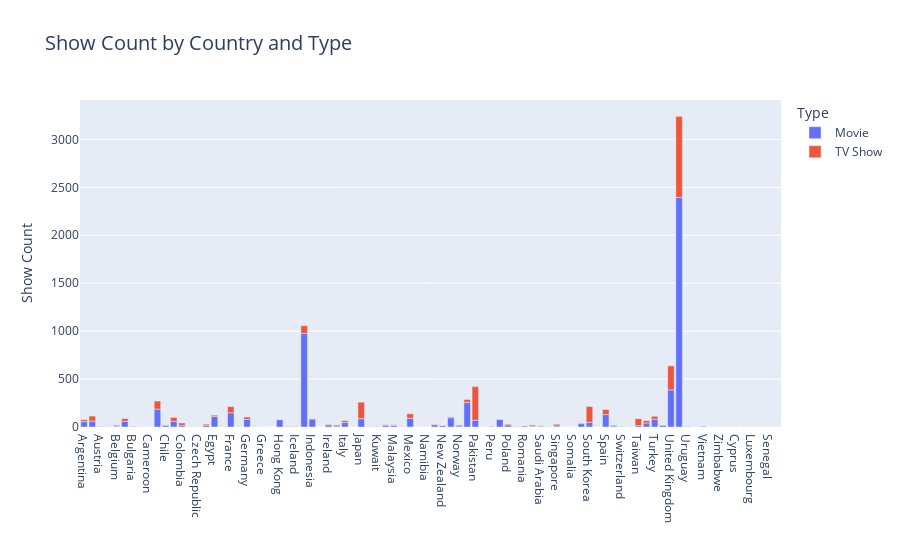

Notebook code cell kept with this figure:
### Code cell
# Create a bar chart
fig = px.bar(show_origin, x='country', y='show_count', color='type',
             labels={'country': 'Country', 'show_count': 'Show Count', 'type': 'Type'},
             title='Show Count by Country and Type')

# Update layout
fig.update_layout(xaxis_title='', yaxis_title='Show Count',
                  title_font_size=20)

# Show the plot
fig.show()

### Figure 1 — Plotly figure (JSON) as saved in the notebook; plotly's stock layout.template omitted (floating-point values rounded to 4 significant figures)
{"data": [{"alignmentgroup": "True", "hovertemplate": "Type=Movie<br>Country=%{x}<br>Show Count=%{y}<extra></extra>", "legendgroup": "Movie", "marker": {"color": "#636efa", "pattern": {"shape": ""}}, "name": "Movie", "offsetgroup": "Movie", "orientation": "v", "showlegend": true, "textposition": "auto", "type": "bar", "x": ["Argentina", "Australia", "Austria", "Bangladesh", "Belgium", "Brazil", "Bulgaria", "Cambodia", "Cameroon", "Canada", "Chile", "China", "Colombia", "Croatia", "Czech Republic", "Denmark", "Egypt", "Finland", "France", "Georgia", "Germany", "Ghana", "Greece", "Guatemala", "Hong Kong", "Hungary", "Iceland", "India", "Indonesia", "Iran", "Ireland", "Israel", "Italy", "Jamaica", "Japan", "Kenya", "Kuwait", "Lebanon", "Malaysia", "Mauritius", "Mexico", "Mozambique", "Namibia", "Netherlands", "New Zealand", "Nigeria", "Norway", "Not Given", "Pakistan", "Paraguay", "Peru", "Philippines", "Poland", "Portugal", "Romania", "Russia", "Saudi Arabia", "Serbia", "Singapore", "Slovenia", "Somalia", "South Africa", "South Korea", "Soviet Union", "Spain", "Sweden", "Switzerland", "Syria", "Taiwan", "Thailand", "Turkey", "United Arab Emirates", "United Kingdom", "United States", "Uruguay", "Venezuela", "Vietnam", "West Germany", "Zimbabwe"], "xaxis": "x", "y": [56, 61, 8, 3, 9, 60, 5, 2, 1, 187, 18, 59, 17, 1, 5, 19, 109, 3, 148, 2, 79, 4, 1, 1, 76, 5, 3, 976, 84, 1, 22, 12, 47, 1, 87, 4, 5, 18, 16, 1, 90, 1, 1, 23, 15, 96, 12, 257, 71, 1, 6, 80, 22, 4, 10, 5, 7, 3, 10, 1, 1, 35, 49, 1, 129, 11, 7, 2, 15, 42, 82, 20, 387, 2395, 8, 2, 7, 1, 1], "yaxis": "y"}, {"alignmentgroup": "True", "hovertemplate": "Type=TV Show<br>Country=%{x}<br>Show Count=%{y}<extra></extra>", "legendgroup": "TV Show", "marker": {"color": "#EF553B", "pattern": {"shape": ""}}, "name": "TV Show", "offsetgroup": "TV Show", "orientation": "v", "showlegend": true, "textposition": "auto", "type": "bar", "x": ["Argentina", "Australia", "Austria", "Belarus", "Belgium", "Brazil", "Canada", "Chile", "China", "Colombia", "Croatia", "Cyprus", "Czech Republic", "Denmark", "Egypt", "Finland", "France", "Germany", "Hong Kong", "Iceland", "India", "Indonesia", "Ireland", "Israel", "Italy", "Japan", "Jordan", "Kuwait", "Lebanon", "Luxembourg", "Malaysia", "Mauritius", "Mexico", "Netherlands", "New Zealand", "Nigeria", "Norway", "Not Given", "Pakistan", "Philippines", "Poland", "Puerto Rico", "Russia", "Saudi Arabia", "Senegal", "Singapore", "South Africa", "South Korea", "Spain", "Sweden", "Switzerland", "Taiwan", "Thailand", "Turkey", "Ukraine", "United Arab Emirates", "United Kingdom", "United States", "Uruguay"], "xaxis": "x", "y": [20, 53, 1, 1, 9, 28, 84, 4, 41, 25, 1, 1, 1, 11, 14, 3, 65, 25, 3, 3, 81, 2, 6, 10, 19, 172, 2, 2, 6, 1, 7, 1, 48, 5, 2, 9, 9, 30, 350, 3, 8, 1, 14, 5, 1, 18, 7, 165, 53, 8, 1, 71, 24, 30, 2, 1, 251, 845, 1], "yaxis": "y"}], "layout": {"barmode": "relative", "legend": {"title": {"text": "Type"}, "tracegroupgap": 0}, "title": {"font": {"size": 20}, "text": "Show Count by Country and Type"}, "xaxis": {"anchor": "y", "domain": [0, 1], "title": {"text": ""}}, "yaxis": {"anchor": "x", "domain": [0, 1], "title": {"text": "Show Count"}}}}
